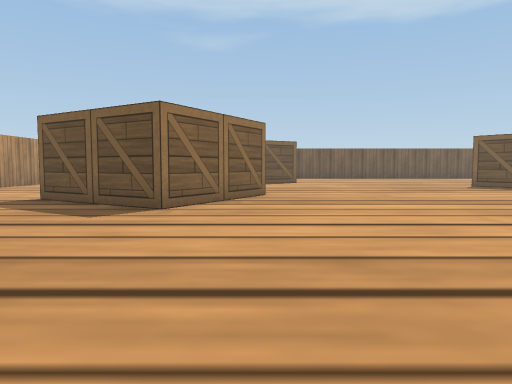
[1] (above)

24 first-person views from a walk through a robot-simulator world made for Webots. The camera is 0.04 m above the floor, tilts 4° down and sees 70° across. The floor is counted in squares, 0.05 m on a side. Each view is taken from the middle of a square. On the plan, view 1 faces up. The plan holds only what a view shows up to about 12 squares ahead; the rest is blank. Robots are left out. Webots' stock objects and surfaces are drawn as simple stand-ins.

[2]
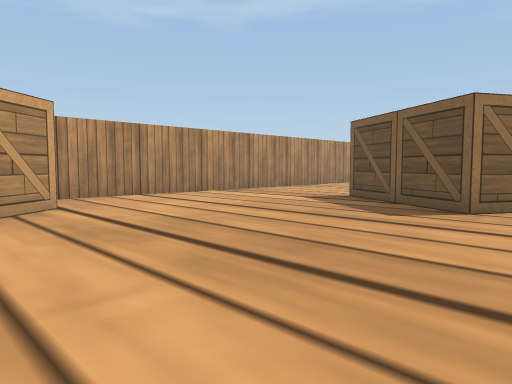

[3]
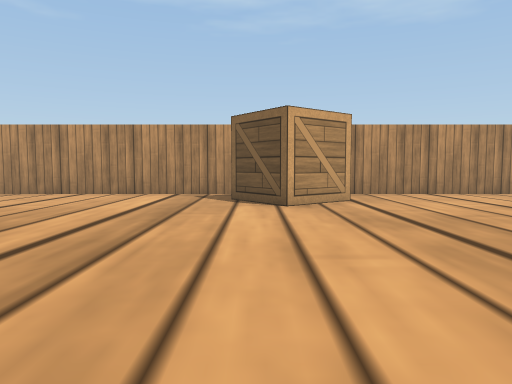

[4]
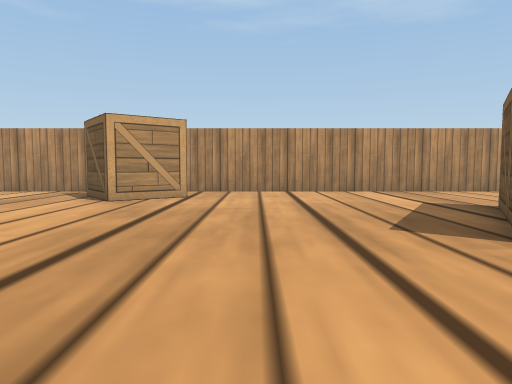

[5]
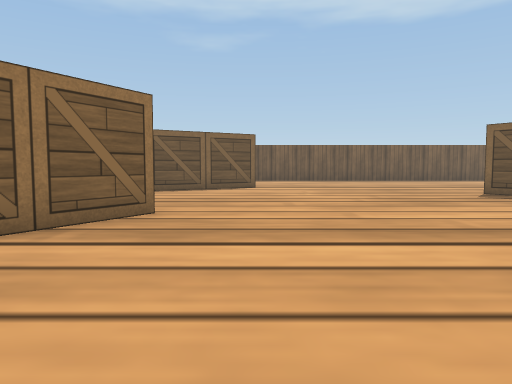

[6]
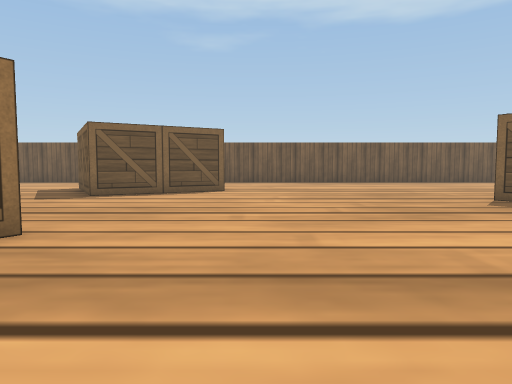

[7]
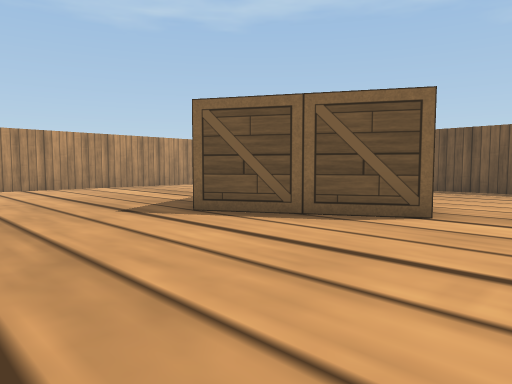

[8]
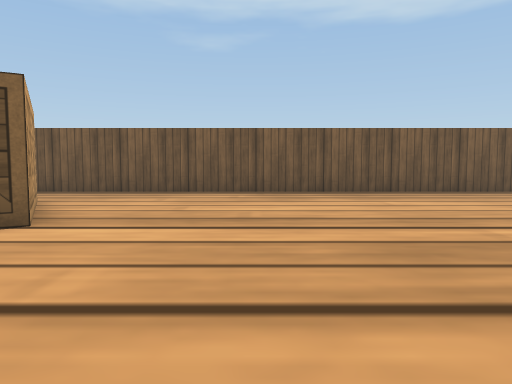

[9]
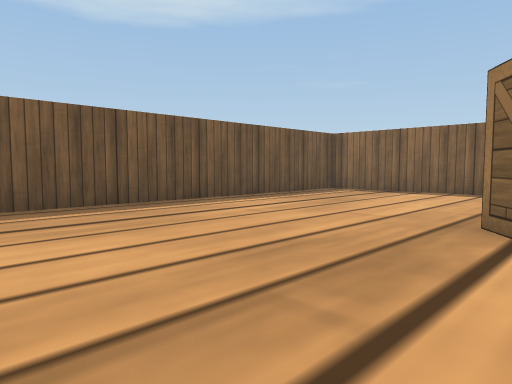

[10]
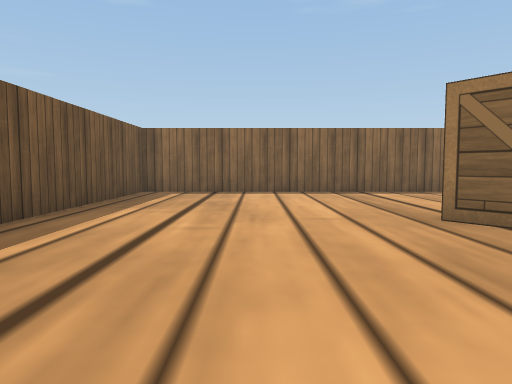

[11]
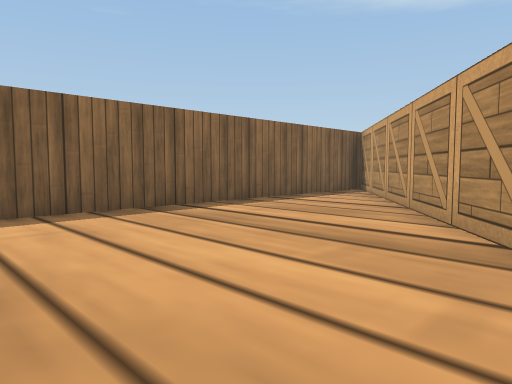

[12]
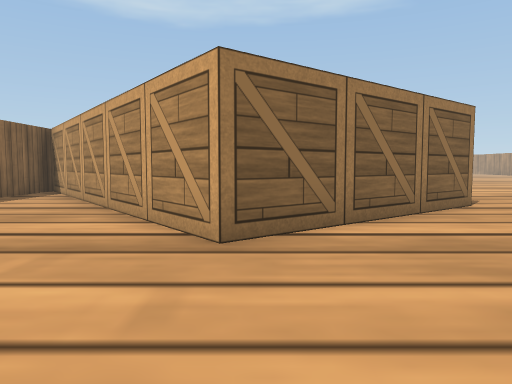

[13]
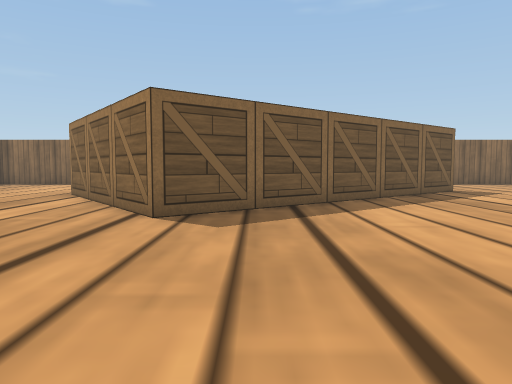

[14]
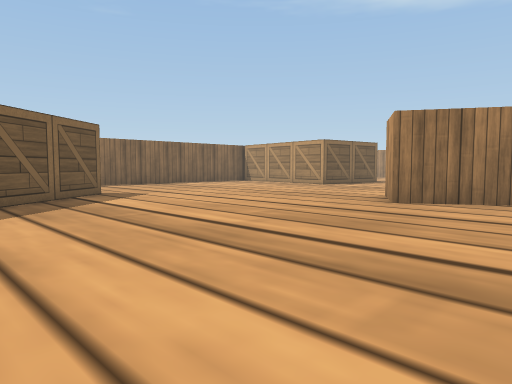

[15]
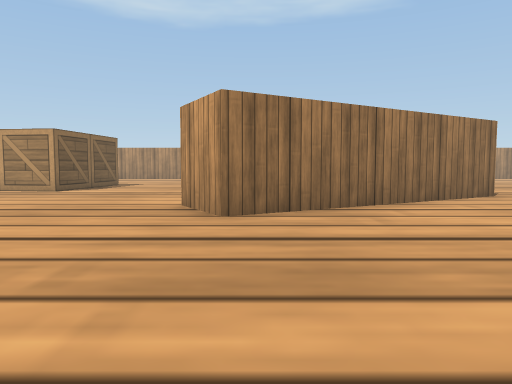

[16]
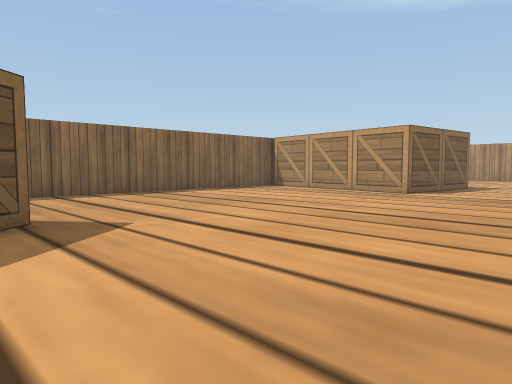

[17]
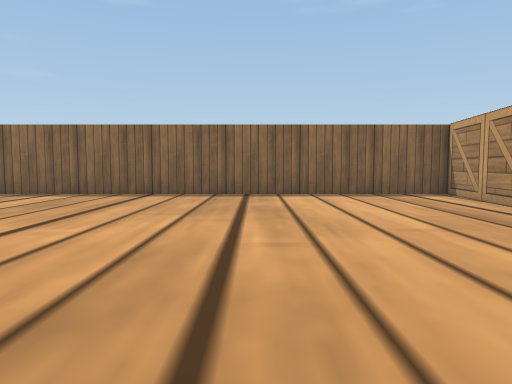

[18]
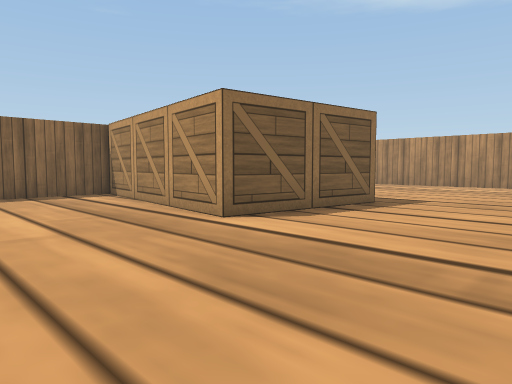

[19]
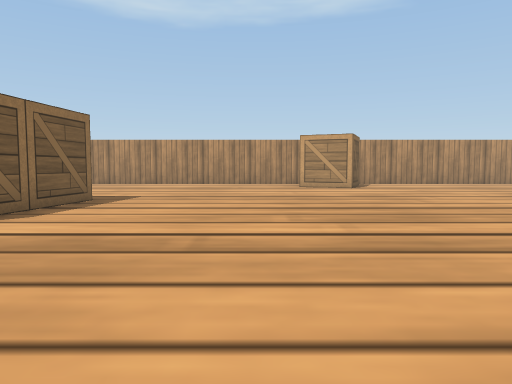

[20]
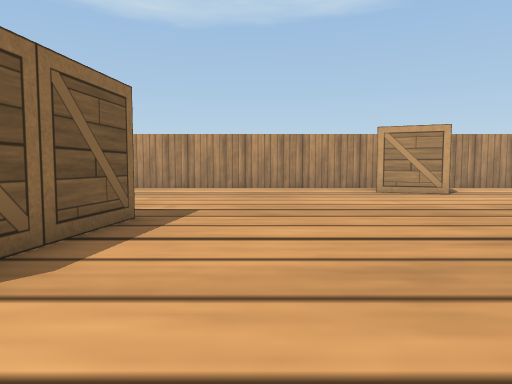

[21]
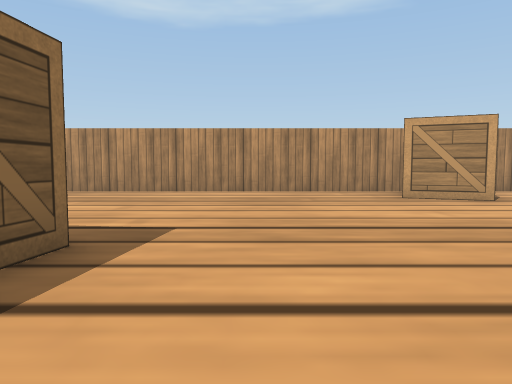

[22]
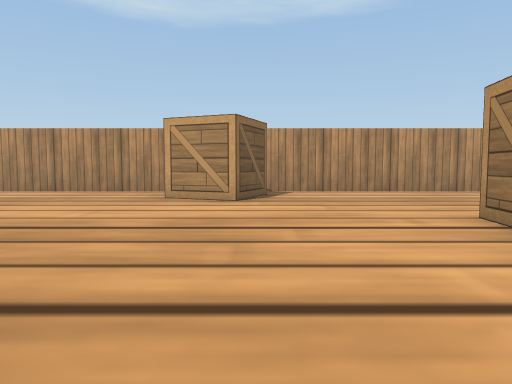

[23]
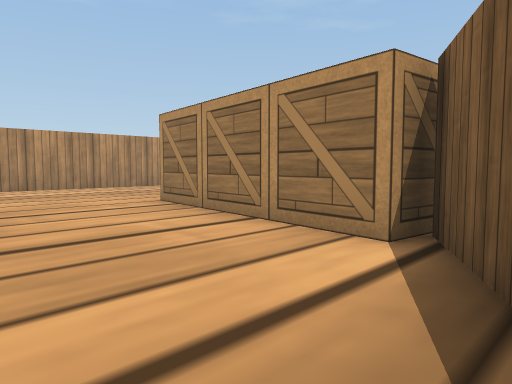

[24]
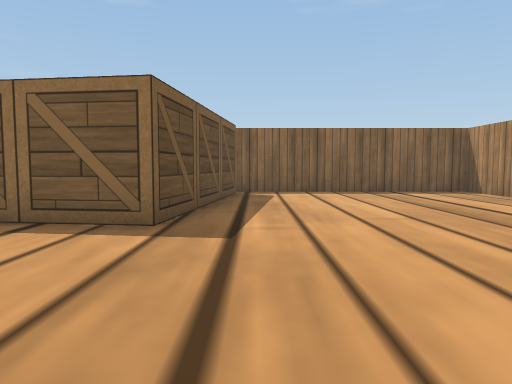

### Floor plan
Key: @ floor where view 1 was taken; # wall or solid block; . floor; B wooden box.
Columns run from 10 left of view 1 to 20 right of it. Each row starts with its distance up from view 1.
 25         #######################
 24          .....................#
 23          .....................#
 22           ....................#
 21           B...................#
 20            B..................#
 19            B..................#
 18    ....BB  BB..........BB.....#
 17   ......BBBB..........B B.....#
 16  .......BB..........BB   B....#
 15 #..................BB    BB...#
 14 #..................BB     BB..#
 13 #     ..............B      B..#
 12 # ..     ............B      B.#
 11 #...      ...........BB      B#
 10 #....     B...........BB     B#
  9 #....B   B.............B     .#
  8 #.....BB B..............B   ..#
  7 #.......B...............BB....#
  6 #.............................#
  5 #.............................#
  4 #.............................#
  3 #................##...........#
  2 #.BB...........####...........#
  1    BB........###  #...........#
  0   BB......@.##   .............#
 -1 #..........###  ..............#
 -2 #.......... ##................#
 -3 #.......   BB..........BBBBBB.#
 -4 #......     B..........B     B#
 -5 #....       B..........B
 -6 #...        B..........B
 -7 #.          B..........BBBBBBB#
 -8             B.................#
 -9            B..................#
-10            ...................#
-11           ....................#
-12          ......BBB............#
-13          ......B  ............#
-14         .......  .............#
-15         #######################

Where each view was taken, in squares from view 1:
view 1: 0 up, 0 right, facing up
view 2: 0 up, 0 right, facing up-left
view 3: 0 up, 1 right, facing left
view 4: 4 up, 2 right, facing left
view 5: 4 up, 2 right, facing up
view 6: 6 up, 3 right, facing up
view 7: 12 up, 4 right, facing up-left
view 8: 13 up, 5 right, facing up
view 9: 17 up, 8 right, facing up-right
view 10: 21 up, 8 right, facing right
view 11: 22 up, 13 right, facing down-right
view 12: 22 up, 13 right, facing down
view 13: 13 up, 3 right, facing right
view 14: 11 up, 4 right, facing down-right
view 15: 9 up, 7 right, facing down
view 16: 8 up, 9 right, facing down-right
view 17: 2 up, 9 right, facing right
view 18: 1 up, 9 right, facing down-right
view 19: 2 up, 9 right, facing down
view 20: 1 down, 11 right, facing down
view 21: 3 down, 11 right, facing down
view 22: 3 down, 5 right, facing down
view 23: 1 down, 6 right, facing down-left
view 24: 8 down, 8 right, facing right
